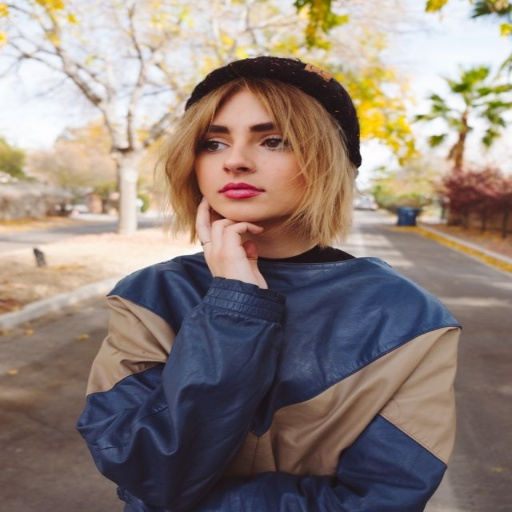
#> input picture 1_2.jpg, 512 x 512 px
$ python test7.py
#> lines starting #> are read from the running program, lines starting #| are printed output that depends on the picture
import cv2 as cv
import numpy as np
import matplotlib.pyplot as plt

img = cv.imread("1_2.jpg")
#> img is the input picture: shape (512, 512, 3); mean B, G, R 121.8, 129.4, 143.5

black = np.zeros((512, 512), dtype=np.uint8)
dark = cv.merge((black, black, black))

img1 = cv.bilateralFilter(img, 15, 90, 150)

# sobel testing

img2 = img1.copy()

img2 = cv.cvtColor(img2, cv.COLOR_BGR2GRAY)
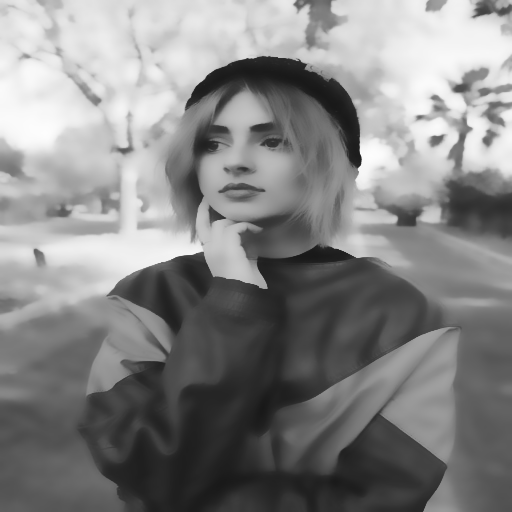
#> img2: shape (512, 512); min 24, max 253, mean 132.9

sobelX_img2 = cv.Sobel(img2, cv.CV_64F, 0, 1, ksize=1)
sobelY_img2 = cv.Sobel(img2, cv.CV_64F, 1, 0, ksize=1)
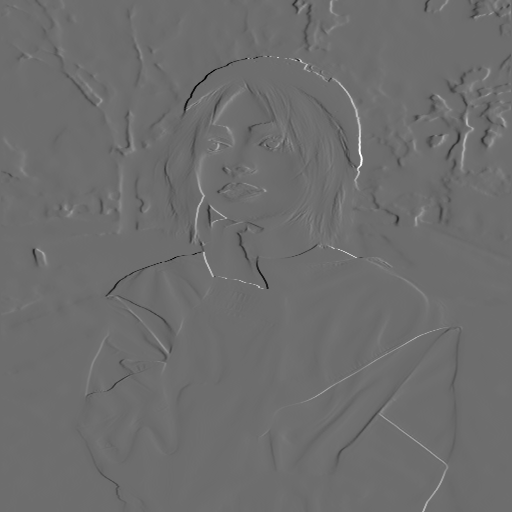
#> sobelY_img2: shape (512, 512) float64; min -165, max 218, mean -0.1; drawn with min black and max white

process_sobelX_img2 = np.uint8(np.absolute(sobelX_img2))
process_sobelY_img2 = np.uint8(np.absolute(sobelY_img2))
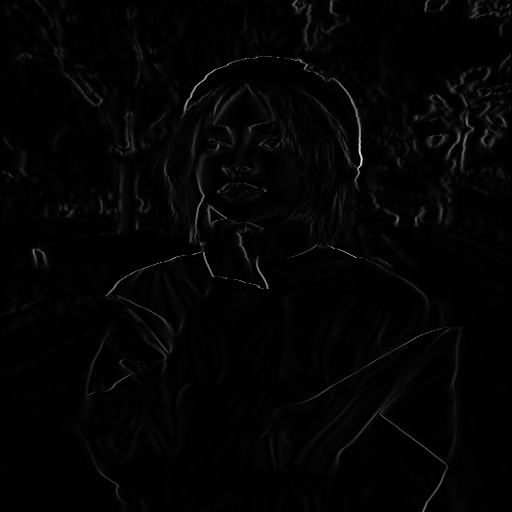
#> process_sobelY_img2: shape (512, 512); min 0, max 218, mean 3.8

sobelCombined_img2 = cv.bitwise_or(process_sobelX_img2, process_sobelY_img2)

img3 = cv.bitwise_not(sobelCombined_img2)

# [4 lines of commented-out code are left out]

print(img3.shape)
#| (512, 512)
print(img3)
#> (printed output is left out)

img4 = img3.copy()

# [4 lines of commented-out code are left out]

img5 = cv.cvtColor(img3, cv.COLOR_GRAY2BGRA)

print(img5.shape)
#| (512, 512, 4)
print(img5[3])
#> (printed output is left out)

b, g, r, a = cv.split(img5)
#> a: shape (512, 512); every value is 255

a1 = np.ones((512, 512), dtype=np.uint8) * 255

img6 = cv.merge((b, g, r, a1))

_, img7 = cv.threshold(img3, 180, 255, cv.THRESH_BINARY | cv.THRESH_OTSU)
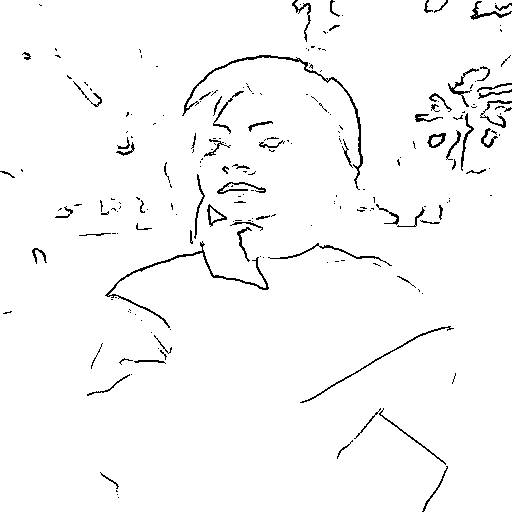
#> img7: shape (512, 512); 97.3% white; black in thin lines or dots

# [18 lines of commented-out code are left out]

img8 = cv.imread("2_2.jpg")
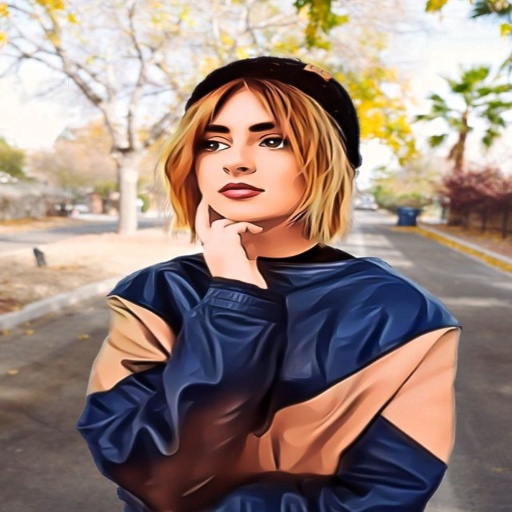
#> input picture 2_2.jpg, 512 x 512 px
#> img8 is the input picture: shape (512, 512, 3); mean B, G, R 123.1, 132, 151.7

img9 = img[190:290, 190:250]
img10 = img8[190:290, 190:250]

img11 = img.copy()

cv.imshow("img11_copy", img11)

for i in range(len(img11)):
    for j in range(len(img11[i])):
        for k in range(len(img11[i][j])):
            if k == 0:
                if 90 < img11[i][j][k] < 190:
                    img11[i][j][k] += 30
            if k == 1:
                if 100 < img11[i][j][k] < 200:
                    img11[i][j][k] += 30
            if k == 2:
                if 170 < img11[i][j][k] < 220:
                    img11[i][j][k] += 30
                if 170 < img11[i][j][k] < 230:
                    img11[i][j][k] += 20
                if 170 < img11[i][j][k] < 240:
                    img11[i][j][k] += 10
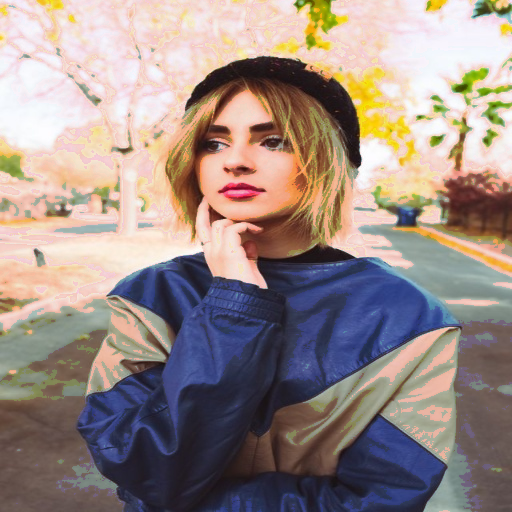
#> img11: shape (512, 512, 3); mean B, G, R 134, 139.5, 154.8

cv.imshow("img11", img11)
# cv.imshow("img_add", cv.add(img, img))
# cv.imshow("img_add1", img + img)
# cv.imshow("img_add2", cv.addWeighted(img, 0.8, img, 0.5, 0))
cv.waitKey(0)
cv.destroyAllWindows()

print(img9.shape)
#| (100, 60, 3)

titles = ["img", "img8", "img9", "img10"]
images = [img, img8, img9, img10]

for i in range(len(images)):
    image = cv.cvtColor(images[i], cv.COLOR_BGR2RGB)
    plt.subplot(2, 2, i+1)
    plt.imshow(image, "gray")
    plt.title(titles[i])
#> this loop made 4 passes

plt.show()
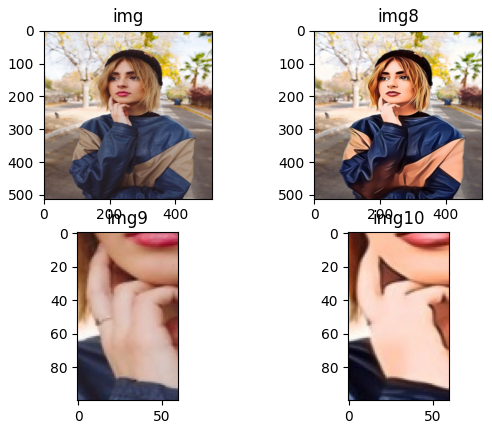
#> figure drawn by matplotlib, 4 panels
